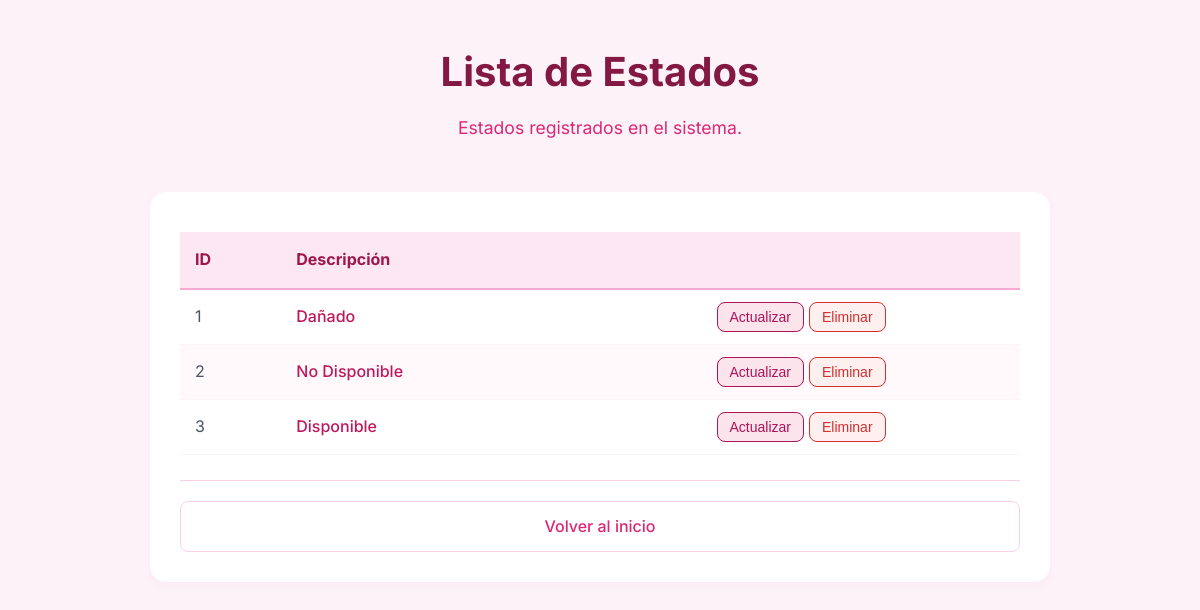
The app's page /controlador/consultarEstado.php with its own data.
### tables this page shows
CREATE TABLE `estado` (
  `id_estado` int NOT NULL,
  `descripcion` varchar(50) DEFAULT 'Disponible'
);

### controlador/consultarEstado.php (called while the page is built, shortened)
<?php
$database = new Conexion();
$db = $database->conectar();
$sql = "SELECT * FROM estado";
$stmt = $db->prepare($sql);
$stmt->execute();
$resultados = $stmt->fetchAll(PDO::FETCH_ASSOC);
require_once "../vista/resultadoEstado.php";
?>

### vista/resultadoEstado.php (the view, shortened to what this page needs)
<?php
$database = new Conexion();
$db = $database->conectar();
try {
    $sql = "SELECT id_estado, descripcion FROM estado";
    $stmt = $db->query($sql);
    $resultados = $stmt->fetchAll(PDO::FETCH_ASSOC);
} catch (PDOException $e) {
    echo "Error al obtener los datos: " . $e->getMessage();
    $resultados = [];
}
?>
<!DOCTYPE html>
<html lang="es">
<head>
    <link rel="stylesheet" href="../estilos.css">
</head>
<body>
    <header>
        <h1>Lista de Estados</h1>
        <p>Estados registrados en el sistema.</p>
    </header>
    <main>
        <section class="tarjeta-resultado">
            <?php if (count($resultados) > 0): ?>
                <div class="contenedor-tabla">
                    <table class="tabla-rosita">
                        <thead>
                            <tr>
                                <th>ID</th>
                                <th>Descripción</th>
                                <th> </th>
                            </tr>
                        </thead>
                        <tbody>
                            <?php foreach ($resultados as $fila): ?>
                                <tr>
                                    <td><?php echo $fila['id_estado']; ?></td>
                                    <td style="font-weight: 500; color: #be185d;">
                                        <?php echo $fila['descripcion']; ?>
                                    </td>
                                    <td>
                                        <div class="button-group" style="display: flex; gap: 5px;">
                                            <form action="../vista/editarEstado.php" method="GET">
                                                <button type="submit" class="btn btn-update">Actualizar</button>
                                            </form>
                                            <form class="form-eliminar">
                                                <button type="button" class="btn btn-delete" onclick="eliminarRegistro(this)">Eliminar</button>
                                            </form>
                                        </div>
                                    </td>
                                </tr>
                            <?php endforeach; ?>
                        </tbody>
                    </table>
                </div>
            <?php else: ?>
                <div class="mensaje-vacio">
                    <p>No se encontraron estados registradas.</p>
                </div>
            <?php endif; ?>
            <div class="contenedor-volver">
                <a href="../index.php" class="btn-volver">Volver al inicio</a>
            </div>
        </section>
    </main>
</body>
</html>

### estilos.css (style rules this page uses)
* { margin: 0; padding: 0; box-sizing: border-box; }
body { font-family: 'Inter', system-ui, sans-serif; background-color: #fdf2f8; color: #475569; line-height: 1.6; padding: 40px 20px; }
header { text-align: center; margin-bottom: 50px; }
header h1 { color: #831843; font-size: 2.5rem; font-weight: 700; margin-bottom: 10px; }
header p { color: #db2777; font-size: 1.1rem; }
main { display: grid; grid-template-columns: repeat(auto-fit, minmax(300px, 1fr)); gap: 30px; max-width: 1100px; margin: 0 auto; }
section { background-color: #ffffff; padding: 30px; border-radius: 16px; box-shadow: 0 4px 6px -1px rgba(252, 231, 243, 0.5), 0 2px 4px -1px rgba(252, 231, 243, 0.3); transition: transform 0.3s ease, box-shadow 0.3s ease; }
a { display: block; text-align: center; text-decoration: none; padding: 12px 20px; background-color: #fce7f3; color: #be185d; border-radius: 8px; font-weight: 500; transition: all 0.2s ease; }
form { display: flex; flex-direction: column; gap: 25px; }
.contenedor-volver { margin-top: 25px; border-top: 1px solid #fbcfe8; padding-top: 20px; }
.btn-volver { background-color: transparent; color: #db2777; border: 1px solid #fbcfe8; }
.tarjeta-resultado { max-width: 900px; margin: 0 auto; width: 100%; }
.contenedor-tabla { overflow-x: auto; margin-bottom: 20px; }
.tabla-rosita { width: 100%; border-collapse: collapse; margin-top: 10px; background-color: white; }
.tabla-rosita th { background-color: #fce7f3; color: #9d174d; padding: 15px; text-align: left; font-weight: 700; border-bottom: 2px solid #f9a8d4; }
.tabla-rosita td { padding: 12px 15px; border-bottom: 1px solid #fdf2f8; color: #475569; }
.tabla-rosita tbody tr:nth-child(even) { background-color: #fff9fc; }
.button-group { display: flex; gap: 8px; justify-content: center; }
.btn { padding: 6px 12px; border: none; border-radius: 8px; cursor: pointer; font-size: 14px; font-weight: 500; transition: background 0.3s ease; }
.btn-update { background-color: #fce4ec; color: #ad1457; border: 1px solid #ad1457; }
.btn-delete { background-color: #fff0f0; color: #d32f2f; border: 1px solid #d32f2f; }

### records on screen
estado: id_estado "1", descripcion "Dañado"
estado: id_estado "2", descripcion "No Disponible"
estado: id_estado "3", descripcion "Disponible"
